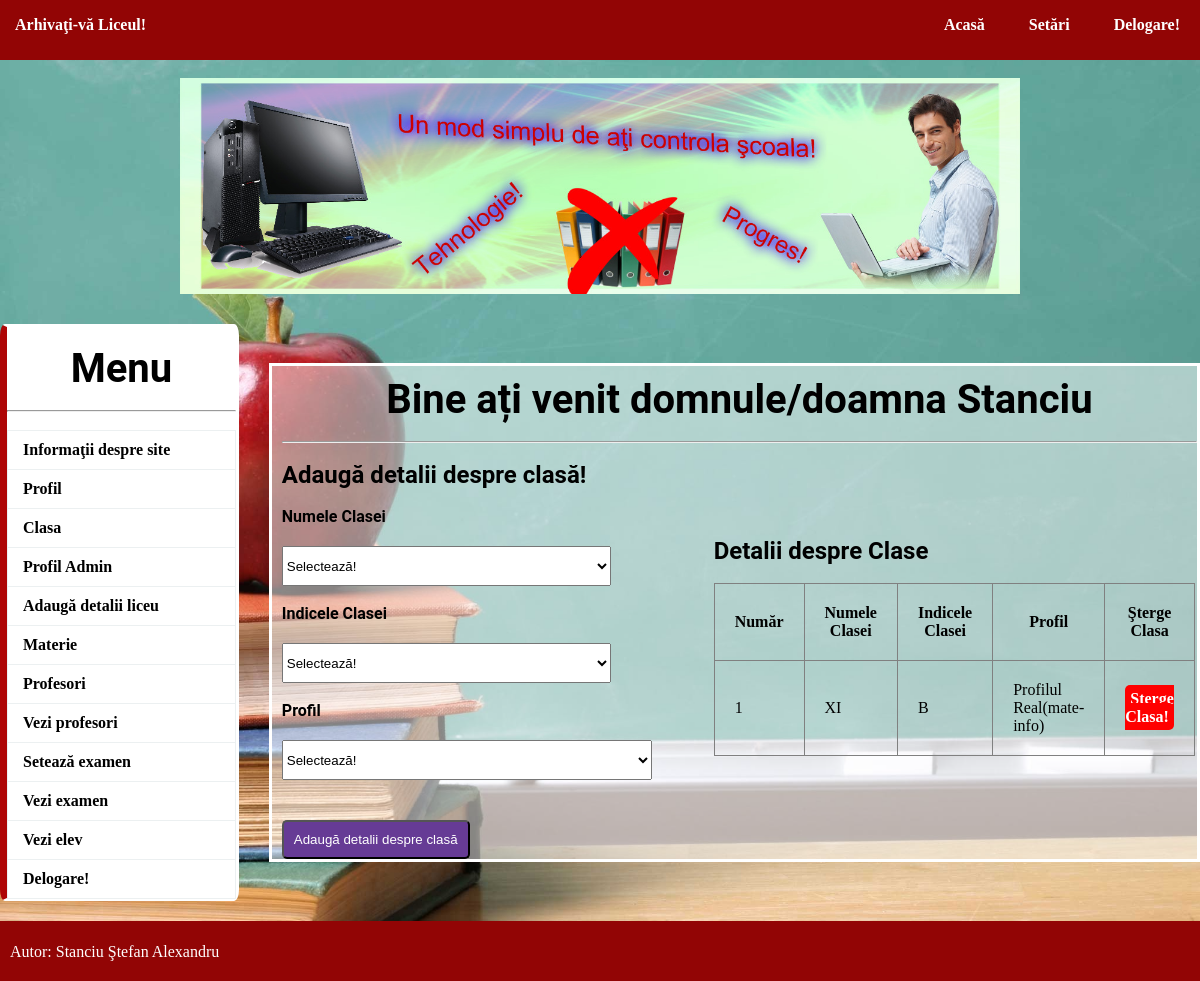
Page /ArhiveazatiLiceul/add_class.php (signed in) on the committed database.
### tables this page shows
CREATE TABLE `class` (
  `CID` int(11) NOT NULL,
  `CNAME` varchar(150) NOT NULL,
  `CSEC` varchar(150) NOT NULL,
  `CPROF` varchar(150) NOT NULL
);

### ArhiveazatiLiceul/add_class.php (the view, shortened to what this page needs)
<?php
	include"database.php";
?>
<!DOCTYPE html>
<html>
	<head>
		<link rel="stylesheet" type="text/css" href="css/style.css">
	</head>
	<body>
		<?php include"navbar.php";?><br>
		<img src="img/1.jpg" class="poza">
			<div id="section">
				<?php include"sidebar.php";?><br>
				<div class="content">
					<h3 class="text">Bine ați venit domnule/doamna
 <?php echo $_SESSION["ANAME"]; ?></h3><br><hr><br>
						<h2 >Adaugă detalii despre clasă!
</h2><br>
<div class="lbox">
				<form method="post" action="<?php echo $_SERVER["PHP_SELF"];?>">
					<label>Numele Clasei
</label><br>
				<select name="cname"  required class="input2">
						<option value="">Selectează!
</option>
					</select><br><br>
					<label>Indicele Clasei
 </label><br>
					<select name="sec"  required class="input2">
						<option value="">Selectează!
</option>
					</select>	<br><br>	<label>Profil</label>
						<select name="prof" required class="input3">
						<?php
							$s="select * from profilul";
							$re=$db->query($s);
							if($re->num_rows>0)
							{
								echo "<option value=''>Selectează!
</option>";
							}
						?>
						</select>
					<br>
					<button type="submit" class="btn" name="submit">Adaugă detalii despre clasă
</button>
				</form>
</div>
<div class="rbox">
					<h2 style="margin-top:30px;">Detalii despre Clase
</h2><br>
					<table border="1px" >
						<tr>
							<th>Număr</th>
							<th>Numele Clasei
</th>
							<th>Indicele Clasei
</th>
							<th>Profil</th>
							<th>Şterge Clasa</th>
						</tr>
						<?php
							$s="select * from class";
							$res=$db->query($s);
							if($res->num_rows>0)
							{
								$i=0;
								while($r=$res->fetch_assoc())
								{
									$i++;
									echo "
										<tr>
											<td>{$i}</td>
											<td>{$r["CNAME"]}</td>
											<td>{$r["CSEC"]}</td>
													<td>{$r["CPROF"]}</td>
											<td><a href='delete.php?id={$r["CID"]}' class='btnr'>Şterge Clasa!</a></td>
										</tr>
										";
								}
							}
						?>
					</table>
</div></div></div>
				<?php include"footer.php";?>
	</body>
</html>

### ArhiveazatiLiceul/css/style.css (style rules this page uses)
* { padding:0px; margin:0px; }
html { background-image:url('../img/background.jpg'); -webkit-background-size: cover; -moz-background-size: cover; -o-background-size: cover; background-size: cover; }
a { text-decoration:none; }
h1,h2,h4,h5,h6,label { font-family:roboto; color:black; }
h3 { font-family:roboto; color:#DC723A; font-size:40px; }
.btn { border-radius:5px; padding:10px; background:#663b95; color:white; margin-top:40px; }
.btnr { border-radius:5px; padding:5px; background:#ff0000; color:white; }
.input2 { width:80%; height:40px; margin-top:20px; }
label { font-weight:bold; }
.text { text-align:center; color:black; }
#section { display:flex; justify-content:center; align-items:center; color:white; font-family:cambria; }
.content { padding-top:10px; margin-top:30px; padding-left:10px; height:auto; width:1200px; float:left; animation:fadeIn 4s; background:rgba(255,255,255,0.5); border-style:solid; border-color:white; }
tr,td,th { padding:20px; color:black; }
.input3 { width:90%; height:40px; margin-top:20px; }
.lbox { width:45%; margin-right:20px; float:left; }
.rbox { width:45%; float:left; }
table { border-collapse:collapse; }
.poza { display: block; margin-left: auto; margin-right: auto; width: 70%; }
a { text-decoration: none; color:black; border-radius:10px; font-family:Century Gothic; font-weight:bold; }

### rows in the picture
class: CNAME "XI", CSEC "B", CPROF "Profilul Real(mate-info)"

### other values in the picture
$_SESSION["ANAME"] "Stanciu"
